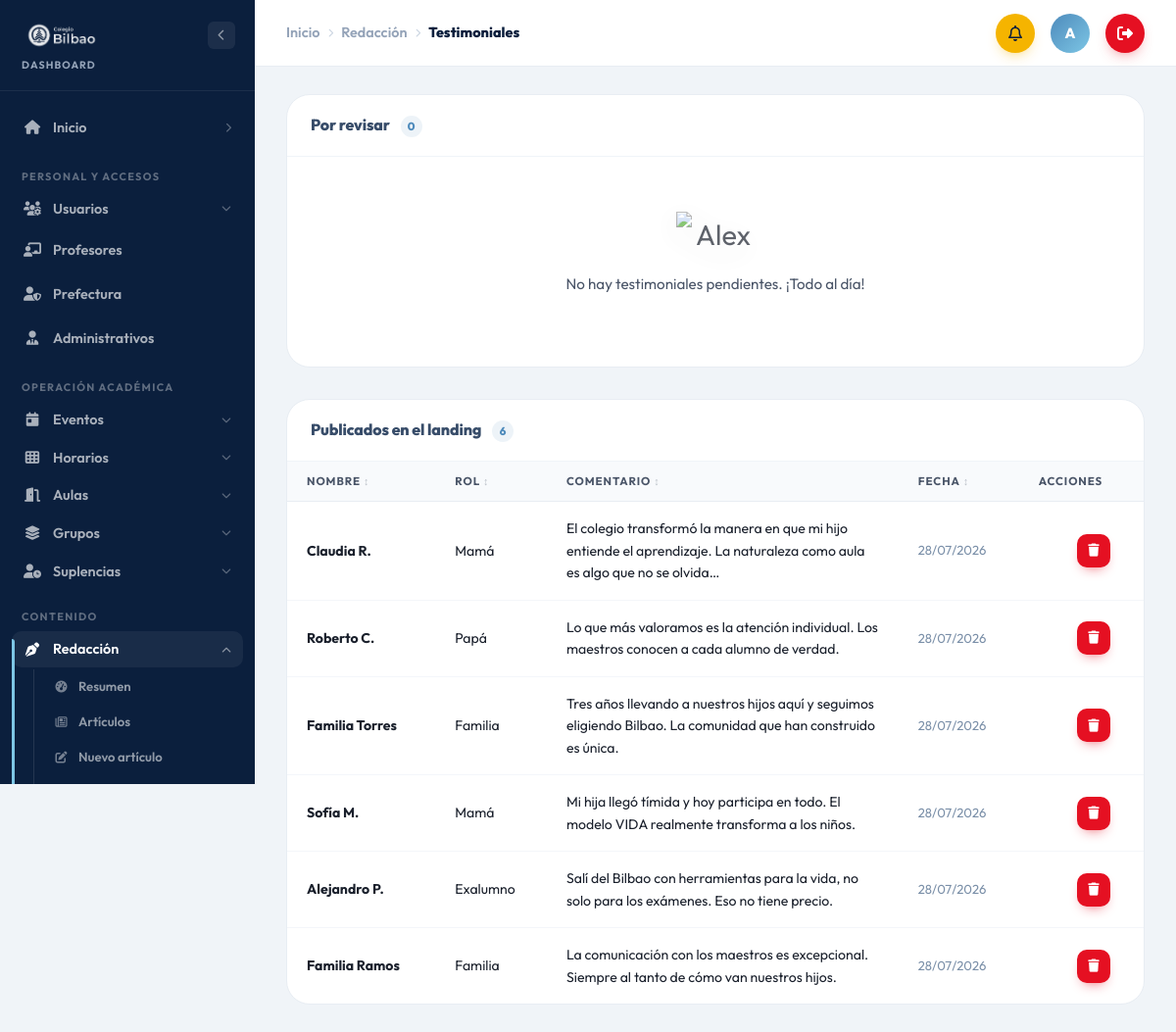
The app's page /dashboard/testimoniales (signed in) with its own data.
### tables this page shows
CREATE TABLE testimoniales (
  id         INT AUTO_INCREMENT PRIMARY KEY,
  nombre     VARCHAR(100) NOT NULL,
  rol        ENUM('Papá','Mamá','Exalumno','Exalumna','Familia') NOT NULL,
  comentario TEXT NOT NULL,
  aprobado   TINYINT(1) NOT NULL DEFAULT 0,
  created_at TIMESTAMP DEFAULT CURRENT_TIMESTAMP
);

### views/blog/testimoniales/index.php (the view, shortened to what the rows shown need)
<div class="admin-layout">
    <div class="admin-main">
        <main class="admin-content">
            <?php
            $pendientes = array_filter($testimoniales ?? [], fn($t) => !$t->aprobado);
            $aprobados  = array_filter($testimoniales ?? [], fn($t) => $t->aprobado);
            ?>
            <div class="admin-panel" style="margin-bottom:32px;">
                <div class="admin-panel__header">
                    <h2 class="admin-panel__title">
                        Por revisar
                        <span class="admin-panel__count"><?= count($pendientes) ?></span>
                    </h2>
                </div>
            </div>
            <div class="admin-panel">
                <div class="admin-panel__header">
                    <h2 class="admin-panel__title">
                        Publicados en el landing
                        <span class="admin-panel__count"><?= count($aprobados) ?></span>
                    </h2>
                </div>
                <?php if (empty($aprobados)): ?>
                <div class="admin-empty-state">
                    <p class="admin-empty-state__text">Aún no hay testimoniales aprobados.</p>
                </div>
                <?php else: ?>
                <div class="admin-table-scroll">
                    <table class="admin-table" data-table data-table-per="10" data-table-noun="testimoniales">
                        <thead>
                            <tr>
                                <th data-sort="text">Nombre</th>
                                <th data-sort="text">Rol</th>
                                <th data-sort="text">Comentario</th>
                                <th data-sort="date">Fecha</th>
                                <th>Acciones</th>
                            </tr>
                        </thead>
                        <tbody>
                        <?php foreach ($aprobados as $i => $t): ?>
                            <tr data-pager-item<?= $i >= 10 ? ' class="is-hidden"' : '' ?>>
                                <td><strong><?= htmlspecialchars($t->nombre) ?></strong></td>
                                <td><?= htmlspecialchars($t->rol) ?></td>
                                <td style="max-width:320px;"><?= htmlspecialchars(mb_substr($t->comentario, 0, 120)) ?><?= mb_strlen($t->comentario) > 120 ? '…' : '' ?></td>
                                <td data-val="<?= date('Y-m-d', strtotime($t->created_at)) ?>" style="white-space:nowrap;color:#7a8fa8;font-size:.82rem;"><?= date('d/m/Y', strtotime($t->created_at)) ?></td>
                                <td>
                                    <div class="admin-table__actions">
                                        <form method="POST" action="/dashboard/testimoniales/rechazar" data-confirm="¿Eliminar este testimonio publicado? Desaparecerá del sitio.">
                                            <button type="submit" class="admin-act admin-act--del" title="Eliminar">
                                                <i class="fa-solid fa-trash"></i>
                                            </button>
                                        </form>
                                    </div>
                                </td>
                            </tr>
                        <?php endforeach; ?>
                        </tbody>
                    </table>
                </div>
                <?php endif; ?>
            </div>
        </main>
    </div>
</div>

### records on screen
testimoniales: nombre "Claudia R.", rol "Mamá", comentario "El colegio transformó la manera en que mi hijo entiende el aprendizaje. La naturaleza como aula es algo que no se olvida", created_at "28/07/2026"
testimoniales: nombre "Roberto C.", rol "Papá", comentario "Lo que más valoramos es la atención individual. Los maestros conocen a cada alumno de verdad.", created_at "28/07/2026"
testimoniales: nombre "Familia Torres", rol "Familia", comentario "Tres años llevando a nuestros hijos aquí y seguimos eligiendo Bilbao. La comunidad que han construido es única.", created_at "28/07/2026"
testimoniales: nombre "Sofía M.", rol "Mamá", comentario "Mi hija llegó tímida y hoy participa en todo. El modelo VIDA realmente transforma a los niños.", created_at "28/07/2026"
testimoniales: nombre "Alejandro P.", rol "Exalumno", comentario "Salí del Bilbao con herramientas para la vida, no solo para los exámenes. Eso no tiene precio.", created_at "28/07/2026"
testimoniales: nombre "Familia Ramos", rol "Familia", comentario "La comunicación con los maestros es excepcional. Siempre al tanto de cómo van nuestros hijos.", created_at "28/07/2026"

### other values on screen
$_cr['label'] "Inicio"
$_cr['label'] "Redacción"
$_cr['label'] "Testimoniales"
$_g['label'] "PERSONAL Y ACCESOS"
$_m['nombre'] "Usuarios"
$_m['nombre'] "Profesores"
$_m['nombre'] "Prefectura"
$_m['nombre'] "Administrativos"
$_g['label'] "OPERACIÓN ACADÉMICA"
$_m['nombre'] "Eventos"
$_m['nombre'] "Horarios"
$_m['nombre'] "Aulas"
$_m['nombre'] "Grupos"
$_m['nombre'] "Suplencias"
$_g['label'] "CONTENIDO"
